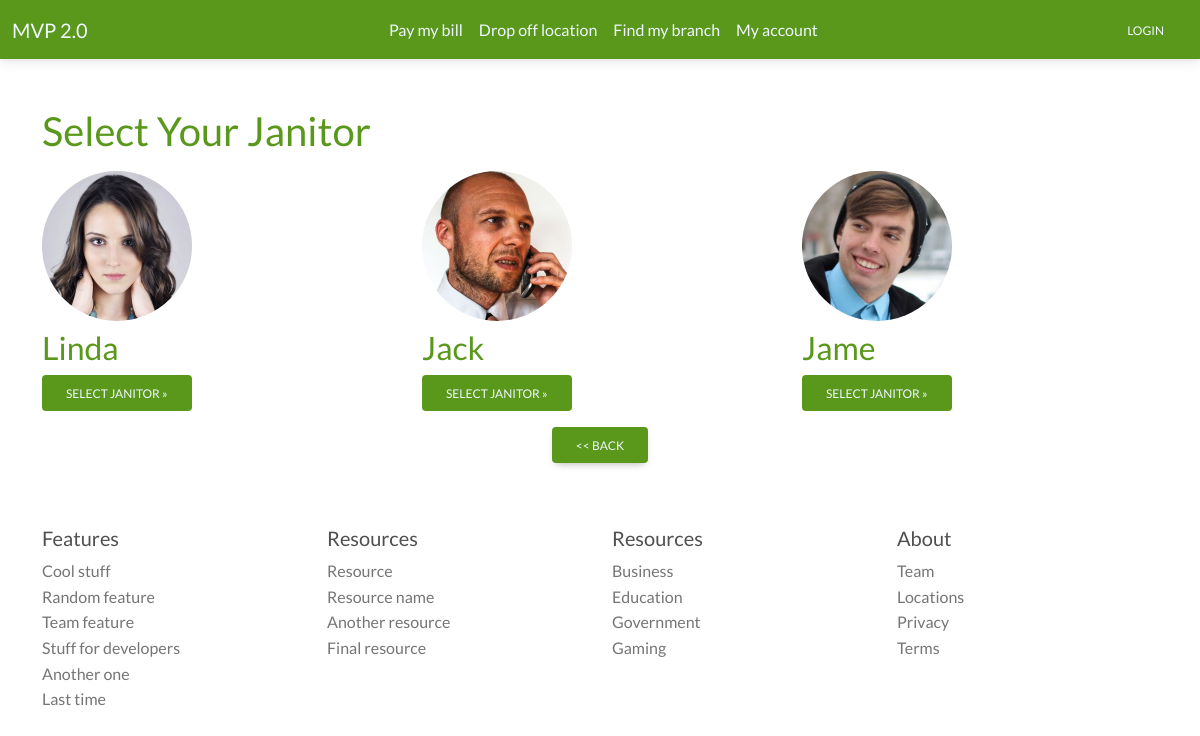
/assign_route_view.php, run on the app's committed database.
### tables this page shows
CREATE TABLE `employee` (
  `employee_id` varchar(255) NOT NULL,
  `employee_name` varchar(255) NOT NULL,
  `password` varchar(255) NOT NULL,
  `position` varchar(255) NOT NULL,
  `email` varchar(255) NOT NULL,
  `phone` varchar(255) NOT NULL,
  `state` varchar(255) NOT NULL,
  `country` varchar(255) NOT NULL,
  `street` varchar(255) NOT NULL,
  `employee_image` varchar(255) DEFAULT NULL
);

### assign_route_view.php (the view, shortened to what this page needs)
<?php include "header.php" ?>
  </head>
  <body id="main">
  <?php include("navigation.php") ?>
    <div class="container select_collector" >
        <div class="row mt-5" >
          <h1 class = "mb-3">Select Your Janitor</h1>
            <?php
                  include "connection.php";
                  $display_query = "SELECT * FROM employee";
                  $results = mysqli_query($con,$display_query);
                  while($row = mysqli_fetch_assoc($results)){
                    if($row['position']=="Collector"){
            ?>
              <div class="col-lg-4" >
                  <img src="<?php echo $row['employee_image'] ?>" class="rounded-circle" style="width: 150px;"alt="Avatar" />
                  <h2 class = "mt-2"><?php echo $row['employee_name'] ?></h2>
                  <p><a href = "assign_route_choosing.php?id=<?php echo $row['employee_id'] ?>" class="btn btn-secondary">Select Janitor »</a></p>
              </div>
            <?php
                    }}
            ?>
        </div>
        <div class="row">
           <div class="d-flex justify-content-center mb-2 ">
                <a href = './backoff.php' role="button" class="btn "> << back</a>
           </div>
        </div>
      </div>
  <?php include "footer.php"; ?>
</body>
</html>

### css/mystyle.css (style rules this page uses)
#main { font-family: 'Lato'; }
.btn { background-color: #59981A; }
div { display: block; }
.select_collector { color: #59981A; }
.select_collector a { color: aliceblue; background-color: #59981A; }

### data on the page
employee: employee_image (picture), employee_name "Linda"
employee: employee_image (picture), employee_name "Jack"
employee: employee_image (picture), employee_name "Jame"
